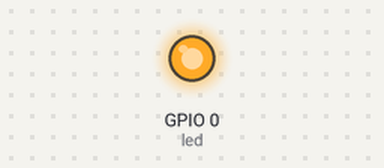
This sketch was run on a simulated ESP8266 (NodeMCU). On the bench: output pins drawn as LEDs (lit = HIGH). WiFi joins after 1.5 s; servers stay silent unless stated; what the sketch prints to the serial monitor is not drawn.

Above: at 0.1 s.
At 1.5 s:
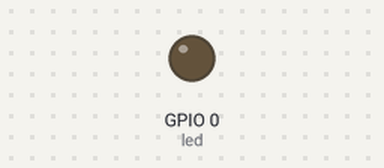
Timing chart, 0 to 3.0 s (numbered marks = the images above):
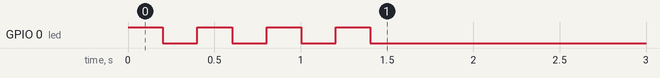

The sketch:

nodemcu-blink.ino
```cpp
#include <ESP8266WiFi.h>
#include <ESP8266WebServer.h>
#include <ESP8266mDNS.h>

// Add your network credentials
const char* ssid = "";
const char* password = "";
const char* mdnsName = "nodemcu";
int led = 0;

MDNSResponder mdns;
ESP8266WebServer httpServer(80);

String webPage = "";

void setupWifi() {
  // Wait for connection and flash led till it connects
  // when connected; turn the led off
  while (WiFi.status() != WL_CONNECTED) {
    digitalWrite(led, HIGH);
    delay(200);
    digitalWrite(led, LOW);
    delay(200);
    Serial.print(".");
  }

  Serial.print("Connected to ");  Serial.println(ssid);
  Serial.print("IP address: ");   Serial.println(WiFi.localIP());

  // lets mDNS on the received ip
  if (mdns.begin(mdnsName, WiFi.localIP())) {
    Serial.print("mDNS started for "); Serial.print(mdnsName); Serial.println(".local");
    MDNS.addService("http", "tcp", 80);
    Serial.println("DNS-SD started for http / tcp / 80");
  }
}

void setup() {
  pinMode(led, OUTPUT);
  digitalWrite(led, HIGH); //lets find out if its working
  WiFi.begin(ssid, password);
  Serial.begin(115200);
  Serial.println("Setting up");

  setupWifi();

  webPage = "<h1>Arduino core for ESP8266 WiFi chip</h1><p><a href=\"on\"><button>On</button></a><a href=\"off\"><button>Off</button></a></p>";
  httpServer.on("/", []() {
    httpServer.send(200, "text/html", webPage);
  });
  httpServer.on("/on", []() {
    httpServer.send(200, "text/html", webPage);
    digitalWrite(led, HIGH);
  });
  httpServer.on("/off", []() {
    httpServer.send(200, "text/html", webPage);
    digitalWrite(led, LOW);
  });

  //httpServer will continue to work across disconnection
  httpServer.begin();
  Serial.println("HTTP server started");
}

void loop() {
  if (WiFi.status() != WL_CONNECTED)
    setupWifi();
  httpServer.handleClient();
}
```
